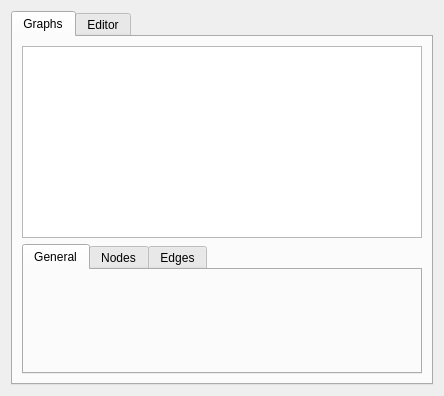
<?xml version="1.0" encoding="UTF-8"?>
<ui version="4.0">
 <class>AppearancePreferences</class>
 <widget class="QWidget" name="AppearancePreferences">
  <property name="geometry">
   <rect>
    <x>0</x>
    <y>0</y>
    <width>444</width>
    <height>396</height>
   </rect>
  </property>
  <property name="windowTitle">
   <string>Form</string>
  </property>
  <layout class="QVBoxLayout" name="verticalLayout">
   <item>
    <widget class="QTabWidget" name="tabWidget">
     <property name="currentIndex">
      <number>0</number>
     </property>
     <widget class="QWidget" name="graphsTab">
      <attribute name="title">
       <string>Graphs</string>
      </attribute>
      <layout class="QVBoxLayout" name="verticalLayout_2">
       <item>
        <widget class="Developer::GraphWidget" name="graphicsView"/>
       </item>
       <item>
        <widget class="QTabWidget" name="tabWidget_2">
         <property name="currentIndex">
          <number>0</number>
         </property>
         <widget class="QWidget" name="graphGeneralTab">
          <attribute name="title">
           <string>General</string>
          </attribute>
         </widget>
         <widget class="QWidget" name="graphNodesTab">
          <attribute name="title">
           <string>Nodes</string>
          </attribute>
         </widget>
         <widget class="QWidget" name="graphEdgesTab">
          <attribute name="title">
           <string>Edges</string>
          </attribute>
         </widget>
        </widget>
       </item>
      </layout>
     </widget>
     <widget class="QWidget" name="editorTab">
      <attribute name="title">
       <string>Editor</string>
      </attribute>
      <layout class="QVBoxLayout" name="verticalLayout_3">
       <item>
        <widget class="Developer::ProgramEditor" name="plainTextEdit"/>
       </item>
       <item>
        <widget class="QTabWidget" name="tabWidget_3">
         <property name="currentIndex">
          <number>0</number>
         </property>
         <widget class="QWidget" name="editorGeneralTab">
          <attribute name="title">
           <string>General</string>
          </attribute>
          <layout class="QFormLayout" name="formLayout">
           <item row="0" column="0">
            <widget class="QLabel" name="label">
             <property name="text">
              <string>Background Colour:</string>
             </property>
            </widget>
           </item>
           <item row="0" column="1">
            <layout class="QHBoxLayout" name="horizontalLayout">
             <item>
              <widget class="QLineEdit" name="lineEdit"/>
             </item>
             <item>
              <widget class="QPushButton" name="pushButton">
               <property name="text">
                <string>Select Colour</string>
               </property>
               <property name="icon">
                <iconset resource="../icons.qrc">
                 <normaloff>:/icons/small_palette.png</normaloff>:/icons/small_palette.png</iconset>
               </property>
              </widget>
             </item>
            </layout>
           </item>
          </layout>
         </widget>
         <widget class="QWidget" name="editorProgramsTab">
          <attribute name="title">
           <string>Programs</string>
          </attribute>
          <layout class="QVBoxLayout" name="verticalLayout_4">
           <item>
            <widget class="QTableWidget" name="programTokenTable">
             <attribute name="horizontalHeaderStretchLastSection">
              <bool>true</bool>
             </attribute>
             <attribute name="verticalHeaderVisible">
              <bool>false</bool>
             </attribute>
             <column>
              <property name="text">
               <string>Token</string>
              </property>
             </column>
             <column>
              <property name="text">
               <string>Font</string>
              </property>
             </column>
             <column>
              <property name="text">
               <string>Foreground</string>
              </property>
             </column>
             <column>
              <property name="text">
               <string>Background</string>
              </property>
             </column>
            </widget>
           </item>
          </layout>
         </widget>
         <widget class="QWidget" name="editorConditionsTab">
          <attribute name="title">
           <string>Conditions</string>
          </attribute>
          <layout class="QVBoxLayout" name="verticalLayout_6">
           <item>
            <widget class="QTableWidget" name="tableWidget">
             <attribute name="horizontalHeaderStretchLastSection">
              <bool>true</bool>
             </attribute>
             <attribute name="verticalHeaderVisible">
              <bool>false</bool>
             </attribute>
             <column>
              <property name="text">
               <string>Token</string>
              </property>
             </column>
             <column>
              <property name="text">
               <string>Font</string>
              </property>
             </column>
             <column>
              <property name="text">
               <string>Foreground</string>
              </property>
             </column>
             <column>
              <property name="text">
               <string>Background</string>
              </property>
             </column>
            </widget>
           </item>
          </layout>
         </widget>
        </widget>
       </item>
      </layout>
     </widget>
    </widget>
   </item>
  </layout>
 </widget>
 <customwidgets>
  <customwidget>
   <class>Developer::ProgramEditor</class>
   <extends>QPlainTextEdit</extends>
   <header>programeditor.hpp</header>
  </customwidget>
  <customwidget>
   <class>Developer::GraphWidget</class>
   <extends>QGraphicsView</extends>
   <header>graphview/graphwidget.hpp</header>
  </customwidget>
 </customwidgets>
 <resources>
  <include location="../icons.qrc"/>
 </resources>
 <connections/>
</ui>
